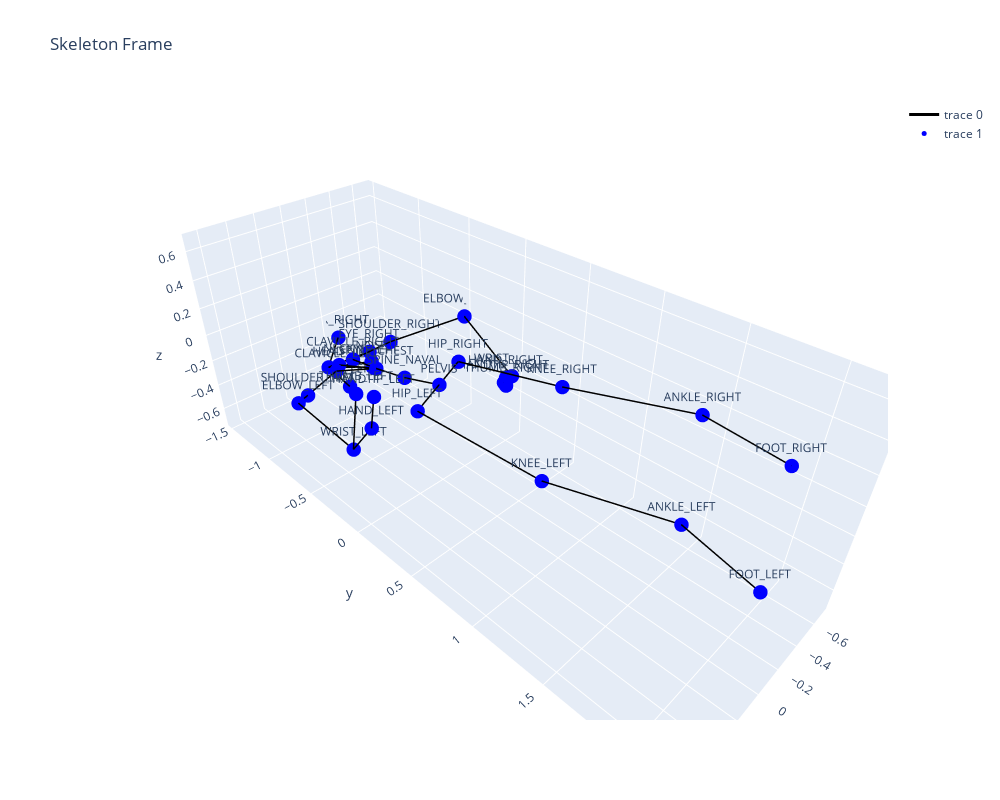

This figure's notebook cell:
### Code cell
from plotly import graph_objs as go

def plot_graph(node_positions):
    x = [p[0] for p in node_positions]
    y = [p[1] for p in node_positions]
    z = [p[2] for p in node_positions]

    edge_x, edge_y, edge_z = [], [], []
    for e in edges.t().tolist():
        x0, y0, z0 = node_positions[e[0]]
        x1, y1, z1 = node_positions[e[1]]
        edge_x += [x0, x1, None]
        edge_y += [y0, y1, None]
        edge_z += [z0, z1, None]

    fig = go.Figure(data=[
        go.Scatter3d(x=edge_x, y=edge_y, z=edge_z, mode='lines', line=dict(color='black', width=3)),
        go.Scatter3d(x=x, y=y, z=z, mode='markers+text', text=joints, marker=dict(size=5, color='blue'))
    ])
    fig.update_layout(title='Skeleton Frame', width=1000, height=800)
    fig.show()

# Use the dataset
sequence, _, _ = dataset[4]
plot_graph(sequence[1].x.tolist())  # Visualize 1st frame

### Figure 1 — Plotly figure (JSON) as saved in the notebook; plotly's stock layout.template omitted (floating-point values rounded to 4 significant figures)
{"data": [{"line": {"color": "black", "width": 3}, "mode": "lines", "type": "scatter3d", "x": [-0.05607, 0.04687, null, 0.07636, 0.1564, null, 0.04687, -0.0761, null, 0.1564, 0.1168, null, -0.0761, -0.1733, null, 0.1168, 0.1922, null, -0.1733, 0, null, 0.1922, 0, null, 0, -0.04193, null, -0.04193, -0.05669, null, -0.05669, -0.1418, null, -0.05669, 0.01331, null, -0.1418, -0.4317, null, 0.01331, 0.3306, null, -0.4317, -0.7037, null, 0.3306, 0.6579, null, -0.7037, -0.6918, null, 0.6579, 0.6578, null, -0.6918, -0.5147, null, 0.6578, 0.6024, null, -0.5147, -0.3429, null, 0.6024, 0.6112, null, -0.6918, -0.4915, null, 0.6578, 0.5854, null, -0.05669, -0.06641, null, -0.06641, -0.07586, null, -0.07586, -0.2516, null, -0.07586, -0.3043, null, -0.07586, -0.2002, null, -0.07586, -0.3138, null, -0.07586, -0.2504, null], "y": [2.095, 1.722, null, 2.166, 1.781, null, 1.722, 0.8792, null, 1.781, 0.9369, null, 0.8792, -0.01245, null, 0.9369, 0.0138, null, -0.01245, 0, null, 0.0138, 0, null, 0, -0.3901, null, -0.3901, -0.7147, null, -0.7147, -1.115, null, -0.7147, -1.109, null, -1.115, -1.032, null, -1.109, -1.001, null, -1.032, -0.5148, null, -1.001, -0.542, null, -0.5148, -0.03973, null, -0.542, -0.002693, null, -0.03973, 0.07086, null, -0.002693, 0.1164, null, 0.07086, 0.2143, null, 0.1164, 0.1806, null, -0.03973, 0.09417, null, -0.002693, -0.02107, null, -0.7147, -1.189, null, -1.189, -1.354, null, -1.354, -1.04, null, -1.354, -1.106, null, -1.354, -1.287, null, -1.354, -1.143, null, -1.354, -1.442, null], "z": [0.5542, 0.6715, null, -0.04036, 0.1572, null, 0.6715, 0.3599, null, 0.1572, -0.1255, null, 0.3599, 0.08364, null, -0.1255, -0.09276, null, 0.08364, 0, null, -0.09276, 0, null, 0, -0.1458, null, -0.1458, -0.2256, null, -0.2256, -0.3627, null, -0.2256, -0.3916, null, -0.3627, -0.2991, null, -0.3916, -0.3985, null, -0.2991, 0.006621, null, -0.3985, -0.0788, null, 0.006621, -0.269, null, -0.0788, -0.1335, null, -0.269, -0.1511, null, -0.1335, 0.04963, null, -0.1511, -0.04293, null, 0.04963, 0.2928, null, -0.269, -0.1905, null, -0.1335, 0.2032, null, -0.2256, -0.4098, null, -0.4098, -0.507, null, -0.507, -0.3965, null, -0.507, -0.497, null, -0.507, -0.7077, null, -0.507, -0.3807, null, -0.507, -0.3548, null]}, {"marker": {"color": "blue", "size": 5}, "mode": "markers+text", "text": ["FOOT_RIGHT", "FOOT_LEFT", "ANKLE_RIGHT", "ANKLE_LEFT", "KNEE_RIGHT", "KNEE_LEFT", "HIP_RIGHT", "HIP_LEFT", "PELVIS", "SPINE_NAVAL", "SPINE_CHEST", "CLAVICLE_RIGHT", "CLAVICLE_LEFT", "SHOULDER_RIGHT", "SHOULDER_LEFT", "ELBOW_RIGHT", "ELBOW_LEFT", "WRIST_RIGHT", "WRIST_LEFT", "HAND_RIGHT", "HAND_LEFT", "HANDTIP_RIGHT", "HANDTIP_LEFT", "THUMB_RIGHT", "THUMB_LEFT", "NECK", "HEAD", "NOSE", "EYE_LEFT", "EAR_LEFT", "EYE_RIGHT", "EAR_RIGHT"], "type": "scatter3d", "x": [-0.05607, 0.07636, 0.04687, 0.1564, -0.0761, 0.1168, -0.1733, 0.1922, 0, -0.04193, -0.05669, -0.1418, 0.01331, -0.4317, 0.3306, -0.7037, 0.6579, -0.6918, 0.6578, -0.5147, 0.6024, -0.3429, 0.6112, -0.4915, 0.5854, -0.06641, -0.07586, -0.2516, -0.3043, -0.2002, -0.3138, -0.2504], "y": [2.095, 2.166, 1.722, 1.781, 0.8792, 0.9369, -0.01245, 0.0138, 0, -0.3901, -0.7147, -1.115, -1.109, -1.032, -1.001, -0.5148, -0.542, -0.03973, -0.002693, 0.07086, 0.1164, 0.2143, 0.1806, 0.09417, -0.02107, -1.189, -1.354, -1.04, -1.106, -1.287, -1.143, -1.442], "z": [0.5542, -0.04036, 0.6715, 0.1572, 0.3599, -0.1255, 0.08364, -0.09276, 0, -0.1458, -0.2256, -0.3627, -0.3916, -0.2991, -0.3985, 0.006621, -0.0788, -0.269, -0.1335, -0.1511, 0.04963, -0.04293, 0.2928, -0.1905, 0.2032, -0.4098, -0.507, -0.3965, -0.497, -0.7077, -0.3807, -0.3548]}], "layout": {"height": 800, "title": {"text": "Skeleton Frame"}, "width": 1000}}
